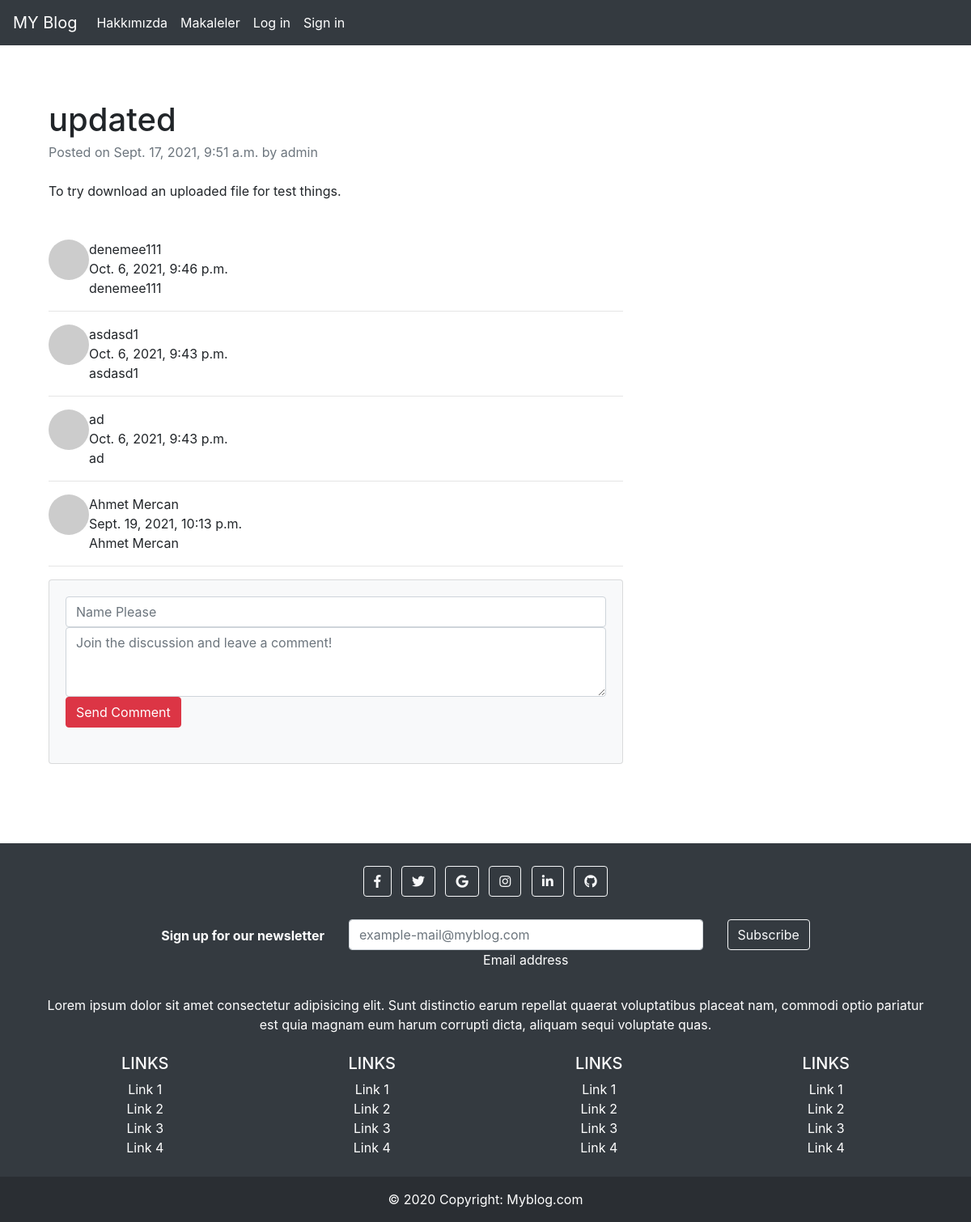
Page /articles/article/12 on the committed database.
### article/models.py (models this page shows, shortened)
class Article(models.Model):
    author = models.ForeignKey('auth.User', on_delete=models.CASCADE, verbose_name='Author')
    title = models.CharField(max_length=50, verbose_name='Title')
    content = RichTextField(verbose_name='Content')
    article_image = models.FileField(blank= True, null= True, verbose_name='Picture')
    created_date = models.DateTimeField(auto_now_add=True, verbose_name='Created Date')
    class Meta:
            ordering = ['-created_date']

class Comment(models.Model):
    article = models.ForeignKey(Article,on_delete=models.CASCADE, verbose_name='Essay',related_name='comments')
    comment_author = models.CharField(max_length= 50, verbose_name= 'Name')
    comment_content = models.CharField(max_length=200, verbose_name='Comment')
    comment_date = models.DateTimeField(auto_now_add= True)
    class Meta:
        ordering = ['-comment_date']

### article/views.py (the view)
# urls.py: path('article/<int:id>', views.detail, name = 'detail'),
def detail(request, id):
    article = get_object_or_404(Article, id = id)
    comments = article.comments.all()
    return render(request, 'detail.html', {'article': article, 'comments': comments})

### templates/detail.html (shortened to what this page needs)
{% extends 'layout.html' %}
{% block body %}
<div class="container mt-5">
    <div class="row">
        <div class="col-lg-8">
            <article>
                <header class="mb-4">
                    <h1 class="fw-bolder mb-1">{{article.title}}</h1>
                    <div class="text-muted fst-italic mb-2">Posted on {{article.created_date}} by {{article.author}}</div>
                </header>
                <section class="mb-5">
                    <p>{{article.content | safe}}</p>
                </section>
            </article>
            {% if comments %}
            {% for comment in comments  %}
                <div class="d-flex">
                    <div class="flex-shrink-0"><img class="rounded-circle" src="https://dummyimage.com/50x50/ced4da/6c757d.jpg" alt="..." /></div>
                    <div class="ms-3">
                        <div class="fw-bold">{{comment.comment_author}}</div>
                        {{comment.comment_date}}<br>
                        {{comment.comment_author}}
                    </div>
                </div>
                <hr>
            {% endfor %}
            {% else %}
                <div class="alert alert-danger">There is no comment, add first commment be first</div>
            {% endif %}
            <section class="mb-5">
                <div class="card bg-light">
                    <div class="card-body">
                        <form class="mb-4" action="{% url 'article:comment' article.id %}" method="POST">
                            <input name="comment_author" class="form-control" type="text" placeholder="Name Please">
                            <textarea name='comment_content' class="form-control" rows="3" placeholder="Join the discussion and leave a comment!"></textarea>
                            <button type="submit" name = 'comment' class="btn btn-danger">Send Comment</button>
                        </form>
                    </div>
                </div>
            </section>
        </div>
        </div>
    </div>
</div>
{% endblock body %}

### rows in the picture
Article: title "updated", created_date "Sept. 17, 2021, 9:51 a.m.", author "admin", content "To try download an uploaded file for test things."
Comment: comment_author "denemee111", comment_date "Oct. 6, 2021, 9:46 p.m."
Comment: comment_author "asdasd1", comment_date "Oct. 6, 2021, 9:43 p.m."
Comment: comment_author "ad", comment_date "Oct. 6, 2021, 9:43 p.m."
Comment: comment_author "Ahmet Mercan", comment_date "Sept. 19, 2021, 10:13 p.m."
